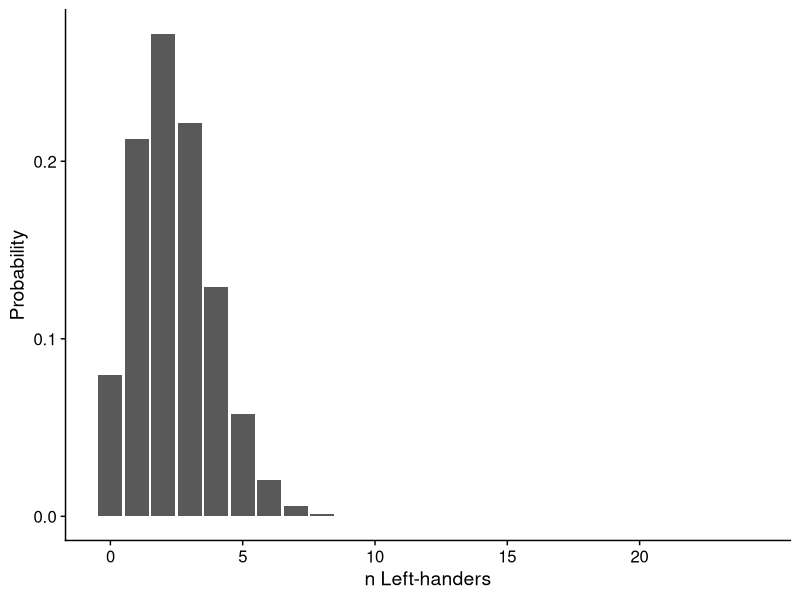
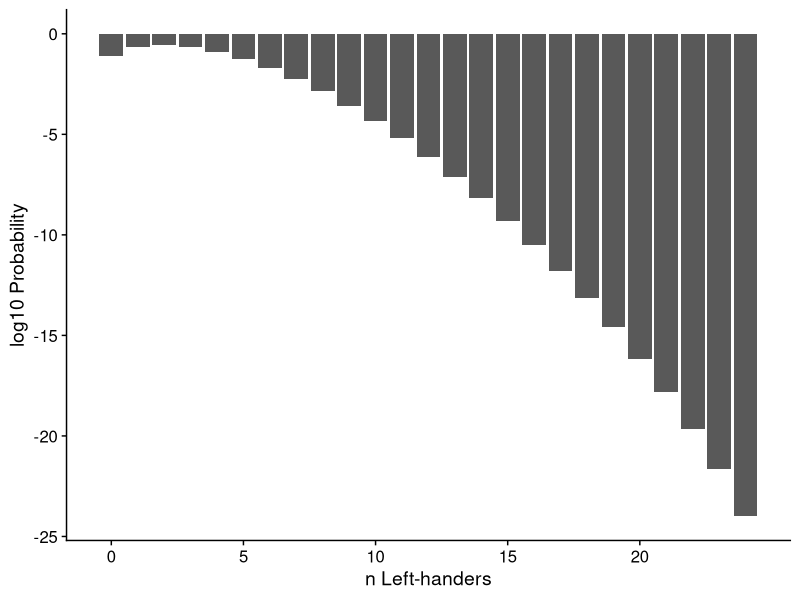

Reproduce these figures in R, in order.
## ---- chunk 1
#| label: setup
#| echo: false
#| message: false

library(tidyverse)
library(cowplot)
theme_set(theme_cowplot())
## ---- chunk 2
set.seed(32742)

b1 <- beaver1 |> 
  mutate(time = as.integer(time)) |> 
  select(-activ) |> slice(1:10)

air_temps <- tibble(
  day = 346,
  time = as.integer(c(830, 835, 840, 845, 850, 855,
                      900, 905, 910, 915, 920, 930, 935, 940, 945, 950, 955,
                      1000, 1005, 1010, 1015, 1020, 1025)),
  air_temp = runif(length(time), 9, 10)
)
## ---- chunk 3
#| echo: true

LJ <- left_join(b1, air_temps, by = join_by(time))
left_join(LJ, air_temps, by = join_by(time))
## ---- chunk 4
#| echo: true

dbinom(0, 24, prob = 0.1)
## ---- chunk 5
#| echo: true

dbinom(1, 24, prob = 0.1)
## ---- chunk 6
#| echo: true

sum(dbinom(1:24, 24, prob = 0.1))
## ---- chunk 7
M <- tibble(Lefties = 0:24,
            Probability = dbinom(0:24, 24, prob = 0.1))
ggplot(M, aes(Lefties, Probability)) + 
  geom_bar(stat = "identity") +
  labs(x = "n Left-handers") +
  scale_x_continuous(breaks = seq(0, 24, by = 5))
## ---- chunk 8
M <- tibble(Lefties = 0:24,
            Probability = dbinom(0:24, 24, prob = 0.1)) |> 
  mutate(log_Prob = log10(Probability))
ggplot(M, aes(Lefties, log_Prob)) + 
  geom_bar(stat = "identity") +
  labs(x = "n Left-handers", y = "log10 Probability") +
  scale_x_continuous(breaks = seq(0, 24, by = 5))
## ---- chunk 9
#| echo: true

choose(3, 2)
## ---- chunk 10
#| echo: true

choose(69, 5)
choose(26, 1)
## ---- chunk 11
#| echo: true

choose(69, 5) * choose(26, 1)
1 / (choose(69, 5) * choose(26, 1))
## ---- chunk 12
#| echo: true

2 * (choose(69, 5) * choose(26, 1))
## ---- chunk 13
#| echo: true

0.2/89.3
## ---- chunk 14
#| echo: true

(0.8 * 0.01) / ((0.8 * 0.01) + (0.1 * 0.99))
